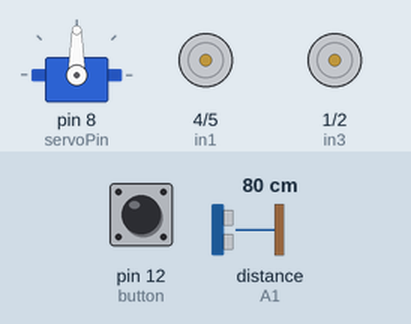
The sketch below on a simulated Arduino Uno, built with avr-gcc and run on an emulated ATmega328P. Shown: servo, motor-driver pin pairs drawn as motors (green arrow = first pin HIGH = forward, orange = second pin HIGH = backward, longer = more drive, scaled by the enable pin). The inputs (shaded band) are chosen by the test bench; at power-on: pin 12 (button) HIGH, distance to the obstacle (sensor on A1) 80 cm. The echo pulse lasts 58.3 µs per cm; random numbers use the default seed unless the sketch sets one.

Above: at 1.2 s.
1.3 s: pin 12 (button) pulled LOW for 0.15 s
At 2.45 s:
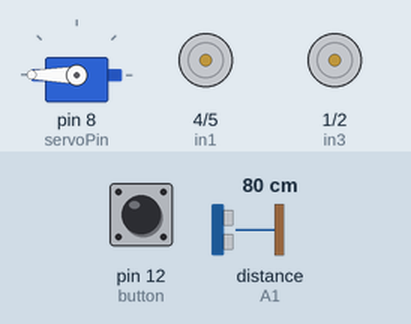
4.4 s: distance to the obstacle (sensor on A1) set to 33 cm
7.4 s: distance to the obstacle (sensor on A1) set to 26 cm
At 10.1 s:
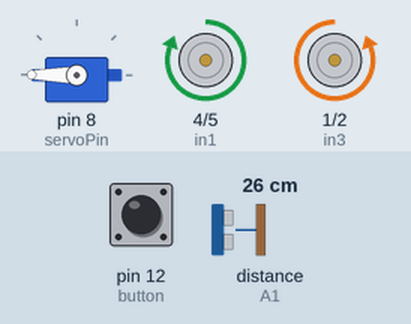
10.4 s: distance to the obstacle (sensor on A1) set to 35 cm
13.4 s: distance to the obstacle (sensor on A1) set to 2 cm
At 15.8 s:
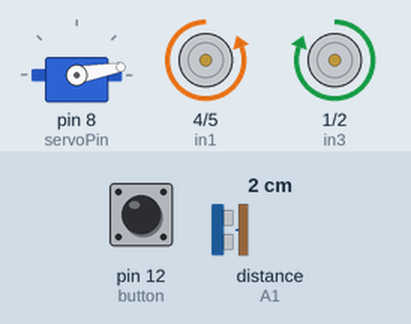
Timing chart, 0 to 17.4 s (numbered marks = the images above; inputs shaded):
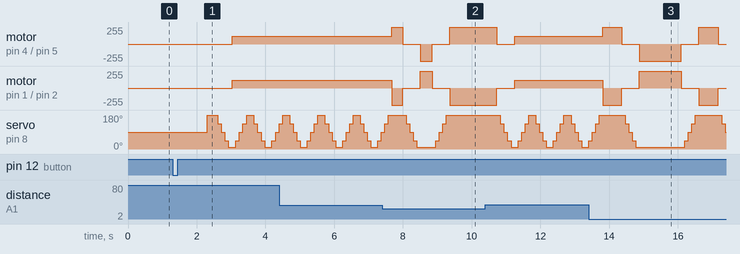

The sketch:

avoidObstacule.ino
```cpp
/*
Avoids obstacles found by ultrasonic sensor on a servo.
*/

#include <Servo.h>
#include <NewPing.h>

// motor control pins

const int in1 = 4;
const int in2 = 5;
const int in3 = 1;
const int in4 = 2;
const int enA = 6; // PWM
const int enB = 3; // PWM

// ultrasonic pins

const int trig = A0;
const int echo = A1;

// button to start program
const int button = 12;

// servo pin
const int servoPin = 8;

Servo servo; // servo object

NewPing sonar(trig, echo); // ultrasonic sensor

bool running = false; // variable used to wait for button press
int distance[5]; // _\|/_ 0 - 4
int servoAngles[5] = {180, 135, 90, 45, 10};
int currentPos = 0; // 0 for left, 1 for right

// Minimum distance for car to keep driving in the same direction
int minForward = 30;
int minDiagonal = 25;
int minSide = 20;

void forward(int time, int left=255, int right=255);
void backward(int time, int left=255, int right=255);

void setup() {
	pinMode(in1, OUTPUT);
	pinMode(in2, OUTPUT);
	pinMode(in3, OUTPUT);
	pinMode(in4, OUTPUT);
	pinMode(enA, OUTPUT);
	pinMode(enB, OUTPUT);

	pinMode(button, INPUT_PULLUP);

	servo.attach(servoPin);
	servo.write(90); // Start in the middle so robot looks good

	// Serial.begin(9600); // Debugging
}

void loop() {
	wait();
	setDistanceArray();
	avoid();
}

void wait() {
	// Wait for button press
	while (!running && digitalRead(button)) {

	}
	if (!running) { // Button has just been pressed
		delay(1000); // time to move finger away
		running = true;
		servo.write(180);
		delay(200);
	}
}

void forward(int time, int left, int right) {
	// Moves forward for (time) milliseconds
	analogWrite(enA, right);
	analogWrite(enB, left);
	digitalWrite(in1, HIGH);
	digitalWrite(in2, LOW);
	digitalWrite(in3, HIGH);
	digitalWrite(in4, LOW);
	delay(time);
}

void backward(int time, int left, int right) {
	// Moves backward for (time) milliseconds
	analogWrite(enA, right);
	analogWrite(enB, left);
	digitalWrite(in1, LOW);
	digitalWrite(in2, HIGH);
	digitalWrite(in3, LOW);
	digitalWrite(in4, HIGH);
	delay(time);
}

void spinLeft(int time) {
	// Spins counterclockwise for (time) milliseconds
	analogWrite(enA, 255);
	analogWrite(enB, 255);
	digitalWrite(in1, HIGH);
	digitalWrite(in2, LOW);
	digitalWrite(in3, LOW);
	digitalWrite(in4, HIGH);
	delay(time);
}

void spinRight(int time) {
	// Spins clockwise for (time) milliseconds
	analogWrite(enA, 255);
	analogWrite(enB, 255);
	digitalWrite(in1, LOW);
	digitalWrite(in2, HIGH);
	digitalWrite(in3, HIGH);
	digitalWrite(in4, LOW);
	delay(time);
}

void stop() {
	// Stops all motors
	digitalWrite(in1, LOW);
	digitalWrite(in2, LOW);
	digitalWrite(in3, LOW);
	digitalWrite(in4, LOW);
	analogWrite(enA, 0);
	analogWrite(enB, 0);
}

void resetPWM() {
	// Sets PWM to 255 for full speed
	analogWrite(enA, 255);
	analogWrite(enB, 255);
}

int distanceAngle(int a) {
	// returns distance when the servo is turned at angle a
	// a > 90: left, a < 90: right, a = 90: straight
	servo.write(a);
	delay(100); // speed 120ms / 60 degrees, so minimum 90ms here for 45 degrees
	return sonar.ping_cm();
}

void setDistanceArray() {
	// Put distances for 5 positions _\|/_ into distance array
	if (currentPos == 0) {
		for (int p = 0; p <= 4; p++) {
			distance[p] = distanceAngle(servoAngles[p]);
			if (distance[p] == 0) { // ping_cm returns 0 when object is > 500 cm
				distance[p] = 1000;
			}
		}
		currentPos = 1;
	}
	else {
		for (int p = 4; p >= 0; p--) {
			distance[p] = distanceAngle(servoAngles[p]);
			if (distance[p] == 0) {
				distance[p] = 1000;
			}
		}
		currentPos = 0;
	}
}

void avoid() {
	if (distance[2] < minForward) { // need to go backwards
		if (currentPos == 0) {
			spinLeft(random(300, 1700)); // spin randomly
		}
		else {
			spinRight(random(300, 1700));
		}
	}
	else if (distance[1] < minDiagonal || distance[0] < minSide) { // left diagonal
		spinRight(random(500, 1500));
	}
	else if (distance[3] < minDiagonal || distance[4] < minSide) { // right diagonal
		spinLeft(random(500, 1500));
	}
	else {
		forward(0, 120, 120);
		return; // Exit loop() function and don't stop motors
	}
	stop();
}
```

Measured:
- the behaviour switches between 30 and 29 cm on distance to the obstacle (sensor on A1) (found by bisection; images 1 and 2)
- after the input at 1.3 s, motor on pin 4 (in1) / pin 5 (in2), motor on pin 1 (in3) / pin 2 (in4): stopped → forward 120/255 after 1.7 s; servo on pin 8 (servoPin): 90° → 180° after 1.0 s, → 135° 0.31 s later, → 90° 0.11 s later, → 45° 0.11 s later, … (16 changes in this stretch)
